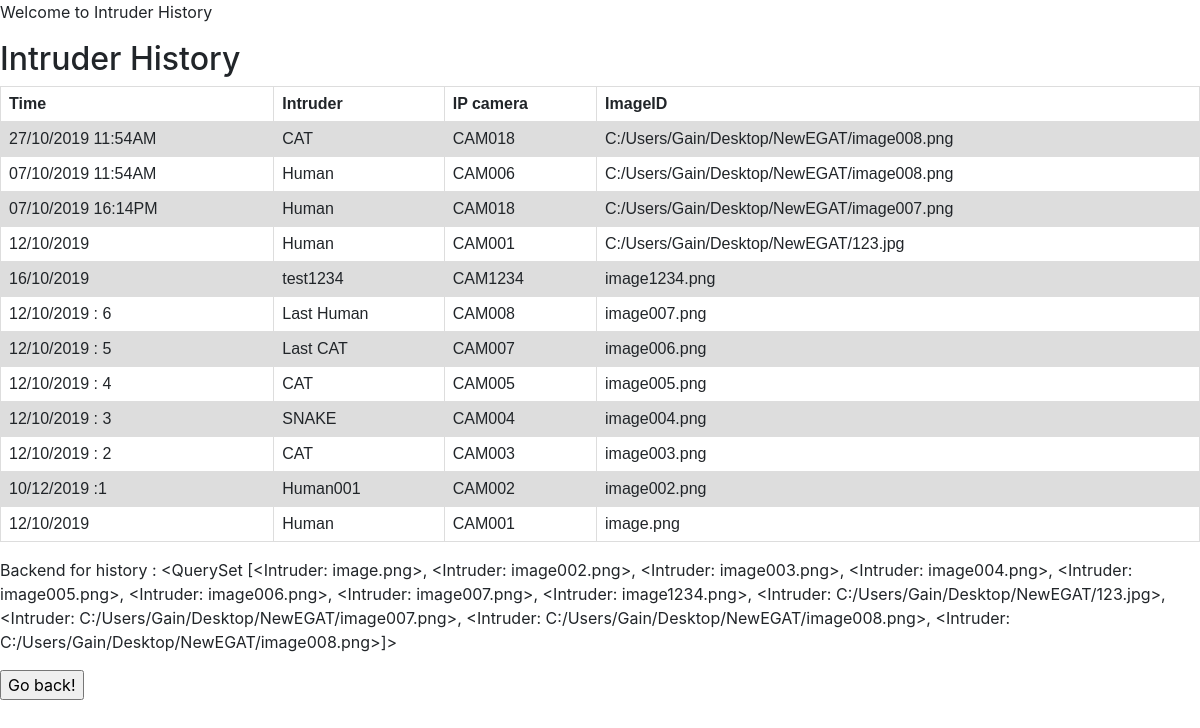
Before: /test8/ with the older database file.
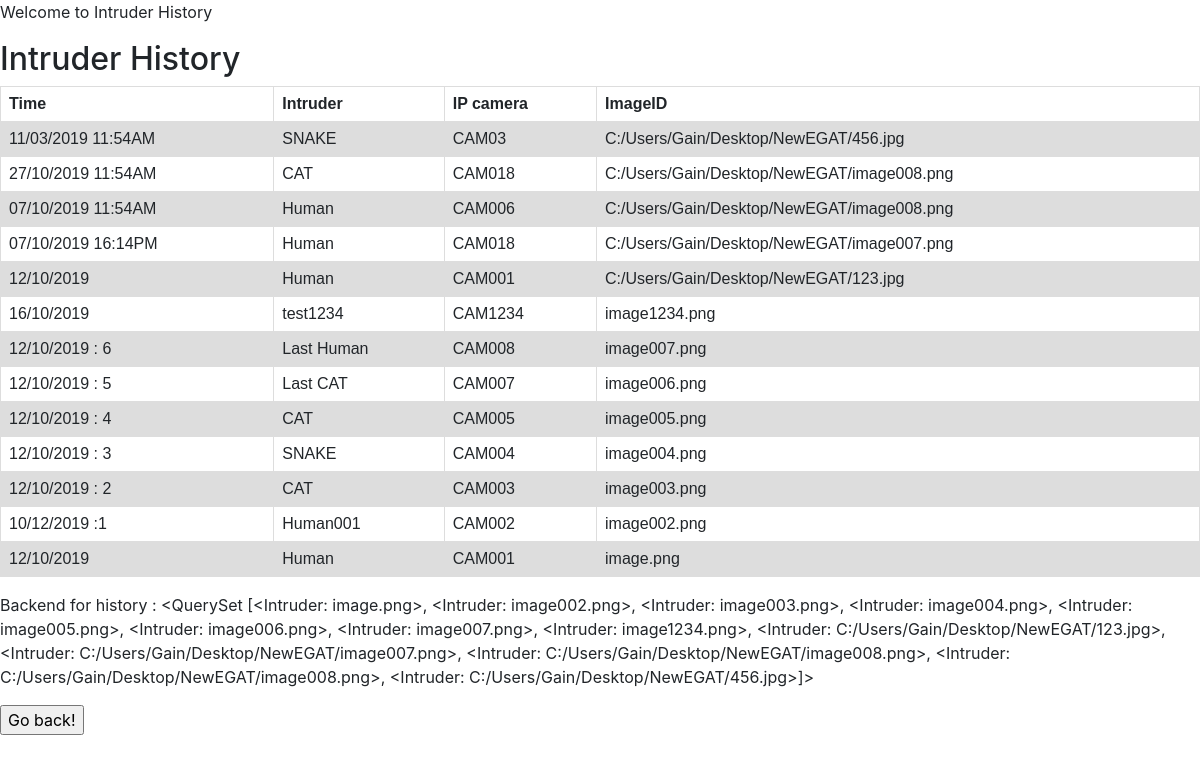
After: the same page with the newer database file.
### example/models.py (models this page shows, shortened)
class Intruder(models.Model):
    Intru = models.CharField(max_length=10)
    IPcam = models.CharField(max_length=10)
    Time = models.CharField(max_length=30)
    ImageID = models.CharField(max_length=50)
    def __str__(self):
        return self.ImageID

### example/viewstest.py (the view)
# urls.py: url(r'test8/$', viewstest.test8),
def test8(request) :
    template = loader.get_template('test8.html')
    header_str = 'Intruder History'
    posts = Intruder.objects.all()
    args = {'var8': header_str, 'posts': posts }
    return HttpResponse(template.render(args, request))

### example/templates/test8.html (shortened to what this page needs)
{% extends 'base.html' %}
{% block body %}
<p>
    Welcome to Intruder History
</p>
<body>
    <h2>{{ var8 }}</h2>
    <table>
        <tr>
            <th>Time</th>
            <th>Intruder</th>
            <th>IP camera</th>
            <th>ImageID</th>
        </tr>
        {% for Intruder in posts reversed %}
        <tr>
            <td>{{ Intruder.Time }}</td>
            <td>{{ Intruder.Intru }}</td>
            <td>{{ Intruder.IPcam }}</td>
            <td>{{ Intruder.ImageID }}</td>
        </tr>
        {% endfor %}
    </table>
    <p>Backend for history : {{posts}}</p>
    <p><form>
        <input type="button" value="Go back!" onclick="history.back()">
        </form>
    </p>
</body>
{% endblock %}

### example/templates/base.html (shortened to what this page needs)
<html>
    <head>
     <link rel="stylesheet" href="https://stackpath.bootstrapcdn.com/bootstrap/4.3.1/css/bootstrap.min.css">
    </head>
    <body>
        {% block body %}{% endblock %}
    </body>
</html>

### example/templates/base.html (style rules this page uses)
table { font-family: arial, sans-serif; border-collapse: collapse; width: 100%; }
td, th { border: 1px solid #dddddd; text-align: left; padding: 8px; }
tr:nth-child(even) { background-color: #dddddd; }

Changed rows visible on the page:
added Intruder: Time "11/03/2019 11:54AM", Intru "SNAKE", IPcam "CAM03", ImageID "C:/Users/Gain/Desktop/NewEGAT/456.jpg"
computed for Intruder "image.png": ImageID.ImageID "…C:/Users/Gain/Desktop/NewEGAT/image007.png>, <Intruder: C:/Users/Gain/Desktop/NewEGAT/image008.png>, <Intruder: C:/Users/Gain/Desktop/NewEGAT/image008.png>]>" → "…C:/Users/Gain/Desktop/NewEGAT/image007.png>, <Intruder: C:/Users/Gain/Desktop/NewEGAT/image008.png>, <Intruder: C:/Users/Gain/Desktop/NewEGAT/image008.png>, <Intruder: C:/Users/Gain/Desktop/NewEGAT/456.jpg>]>"
